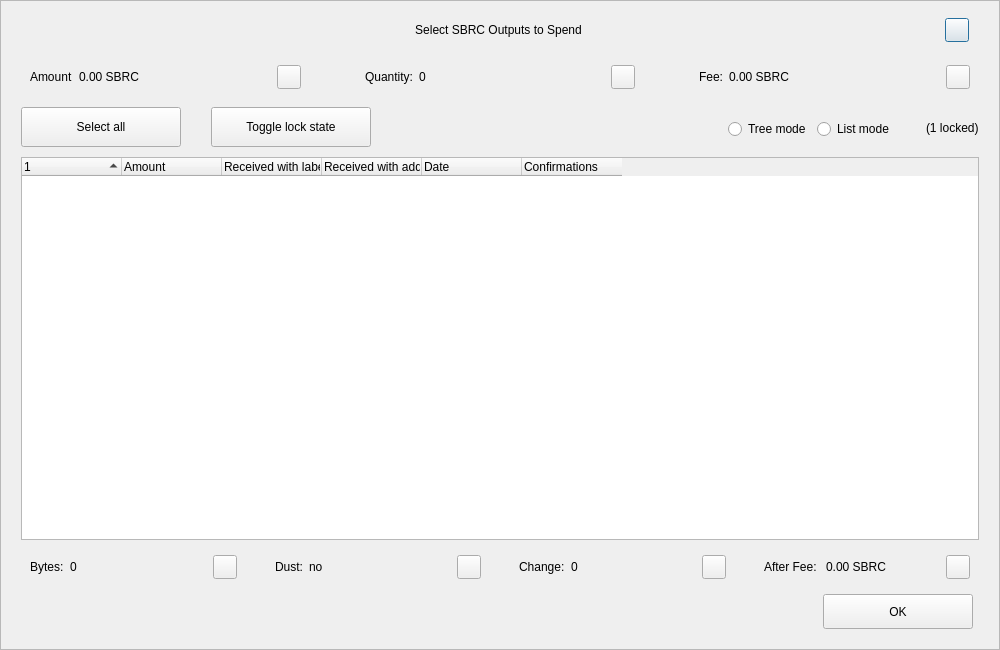
<?xml version="1.0" encoding="UTF-8"?>
<ui version="4.0">
 <class>CoinControlDialog</class>
 <widget class="QDialog" name="CoinControlDialog">
  <property name="geometry">
   <rect>
    <x>0</x>
    <y>0</y>
    <width>1000</width>
    <height>650</height>
   </rect>
  </property>
  <property name="minimumSize">
   <size>
    <width>950</width>
    <height>650</height>
   </size>
  </property>
  <property name="windowTitle">
   <string>Coin Selection</string>
  </property>
  <property name="styleSheet">
   <string notr="true"/>
  </property>
  <layout class="QVBoxLayout" name="verticalLayout">
   <property name="spacing">
    <number>0</number>
   </property>
   <property name="leftMargin">
    <number>0</number>
   </property>
   <property name="topMargin">
    <number>0</number>
   </property>
   <property name="rightMargin">
    <number>0</number>
   </property>
   <property name="bottomMargin">
    <number>0</number>
   </property>
   <item>
    <widget class="QFrame" name="frameContainer">
     <property name="toolTipDuration">
      <number>0</number>
     </property>
     <property name="frameShape">
      <enum>QFrame::StyledPanel</enum>
     </property>
     <property name="frameShadow">
      <enum>QFrame::Raised</enum>
     </property>
     <layout class="QVBoxLayout" name="verticalLayout_2">
      <property name="leftMargin">
       <number>0</number>
      </property>
      <property name="rightMargin">
       <number>0</number>
      </property>
      <property name="bottomMargin">
       <number>20</number>
      </property>
      <item>
       <layout class="QHBoxLayout" name="horizontalLayout_12">
        <property name="spacing">
         <number>0</number>
        </property>
        <property name="leftMargin">
         <number>20</number>
        </property>
        <property name="rightMargin">
         <number>30</number>
        </property>
        <item>
         <spacer name="horizontalSpacer_4">
          <property name="orientation">
           <enum>Qt::Horizontal</enum>
          </property>
          <property name="sizeHint" stdset="0">
           <size>
            <width>40</width>
            <height>20</height>
           </size>
          </property>
         </spacer>
        </item>
        <item>
         <widget class="QLabel" name="labelTitle">
          <property name="minimumSize">
           <size>
            <width>0</width>
            <height>40</height>
           </size>
          </property>
          <property name="maximumSize">
           <size>
            <width>16777215</width>
            <height>40</height>
           </size>
          </property>
          <property name="styleSheet">
           <string notr="true">padding-left:30px;</string>
          </property>
          <property name="text">
           <string>Select SBRC Outputs to Spend</string>
          </property>
          <property name="alignment">
           <set>Qt::AlignCenter</set>
          </property>
          <property name="margin">
           <number>7</number>
          </property>
         </widget>
        </item>
        <item>
         <spacer name="horizontalSpacer_5">
          <property name="orientation">
           <enum>Qt::Horizontal</enum>
          </property>
          <property name="sizeHint" stdset="0">
           <size>
            <width>40</width>
            <height>20</height>
           </size>
          </property>
         </spacer>
        </item>
        <item>
         <widget class="QPushButton" name="btnEsc">
          <property name="minimumSize">
           <size>
            <width>24</width>
            <height>24</height>
           </size>
          </property>
          <property name="maximumSize">
           <size>
            <width>24</width>
            <height>24</height>
           </size>
          </property>
          <property name="text">
           <string/>
          </property>
         </widget>
        </item>
       </layout>
      </item>
      <item>
       <layout class="QHBoxLayout" name="horizontalLayout_8">
        <property name="leftMargin">
         <number>20</number>
        </property>
        <property name="rightMargin">
         <number>20</number>
        </property>
        <item>
         <widget class="QWidget" name="layoutAmount" native="true">
          <layout class="QHBoxLayout" name="horizontalLayout_9" stretch="0,1,0">
           <item>
            <widget class="QLabel" name="labelCoinControlAmountText">
             <property name="text">
              <string>Amount</string>
             </property>
            </widget>
           </item>
           <item>
            <widget class="QLabel" name="labelCoinControlAmount">
             <property name="text">
              <string>0.00 SBRC</string>
             </property>
            </widget>
           </item>
           <item alignment="Qt::AlignHCenter|Qt::AlignVCenter">
            <widget class="QPushButton" name="pushButtonAmount">
             <property name="minimumSize">
              <size>
               <width>0</width>
               <height>24</height>
              </size>
             </property>
             <property name="maximumSize">
              <size>
               <width>24</width>
               <height>26</height>
              </size>
             </property>
             <property name="focusPolicy">
              <enum>Qt::NoFocus</enum>
             </property>
             <property name="styleSheet">
              <string notr="true">padding-bottom:2px;
padding-right:4px;</string>
             </property>
             <property name="text">
              <string/>
             </property>
            </widget>
           </item>
          </layout>
         </widget>
        </item>
        <item>
         <spacer name="horizontalSpacer_2">
          <property name="orientation">
           <enum>Qt::Horizontal</enum>
          </property>
          <property name="sizeType">
           <enum>QSizePolicy::Fixed</enum>
          </property>
          <property name="sizeHint" stdset="0">
           <size>
            <width>40</width>
            <height>20</height>
           </size>
          </property>
         </spacer>
        </item>
        <item>
         <widget class="QWidget" name="layoutQuantity" native="true">
          <layout class="QHBoxLayout" name="horizontalLayout_10" stretch="0,1,0">
           <item>
            <widget class="QLabel" name="labelCoinControlQuantityText">
             <property name="text">
              <string>Quantity:</string>
             </property>
            </widget>
           </item>
           <item>
            <widget class="QLabel" name="labelCoinControlQuantity">
             <property name="text">
              <string>0</string>
             </property>
            </widget>
           </item>
           <item alignment="Qt::AlignHCenter|Qt::AlignVCenter">
            <widget class="QPushButton" name="pushButtonQuantity">
             <property name="minimumSize">
              <size>
               <width>0</width>
               <height>24</height>
              </size>
             </property>
             <property name="maximumSize">
              <size>
               <width>24</width>
               <height>26</height>
              </size>
             </property>
             <property name="focusPolicy">
              <enum>Qt::NoFocus</enum>
             </property>
             <property name="styleSheet">
              <string notr="true">padding-bottom:2px;
               padding-right:4px;</string>
             </property>
             <property name="text">
              <string/>
             </property>
            </widget>
           </item>
          </layout>
         </widget>
        </item>
        <item>
         <spacer name="horizontalSpacer_22">
          <property name="orientation">
           <enum>Qt::Horizontal</enum>
          </property>
          <property name="sizeType">
           <enum>QSizePolicy::Fixed</enum>
          </property>
          <property name="sizeHint" stdset="0">
           <size>
            <width>40</width>
            <height>20</height>
           </size>
          </property>
         </spacer>
        </item>
        <item>
         <widget class="QWidget" name="layoutFee" native="true">
          <layout class="QHBoxLayout" name="horizontalLayout_11" stretch="0,1,0">
           <item>
            <widget class="QLabel" name="labelCoinControlFeeText">
             <property name="text">
              <string>Fee:</string>
             </property>
            </widget>
           </item>
           <item>
            <widget class="QLabel" name="labelCoinControlFee">
             <property name="text">
              <string>0.00 SBRC</string>
             </property>
            </widget>
           </item>
           <item alignment="Qt::AlignHCenter|Qt::AlignVCenter">
            <widget class="QPushButton" name="pushButtonFee">
             <property name="minimumSize">
              <size>
               <width>0</width>
               <height>24</height>
              </size>
             </property>
             <property name="maximumSize">
              <size>
               <width>24</width>
               <height>26</height>
              </size>
             </property>
             <property name="focusPolicy">
              <enum>Qt::NoFocus</enum>
             </property>
             <property name="styleSheet">
              <string notr="true">padding-bottom:2px;
               padding-right:4px;</string>
             </property>
             <property name="text">
              <string/>
             </property>
            </widget>
           </item>
          </layout>
         </widget>
        </item>
       </layout>
      </item>
      <item>
       <widget class="QFrame" name="frame">
        <property name="minimumSize">
         <size>
          <width>0</width>
          <height>40</height>
         </size>
        </property>
        <property name="styleSheet">
         <string notr="true">#frame {
	border:0;
}</string>
        </property>
        <property name="frameShape">
         <enum>QFrame::StyledPanel</enum>
        </property>
        <property name="frameShadow">
         <enum>QFrame::Sunken</enum>
        </property>
        <layout class="QHBoxLayout" name="horizontalLayout">
         <property name="spacing">
          <number>0</number>
         </property>
         <property name="leftMargin">
          <number>20</number>
         </property>
         <property name="topMargin">
          <number>0</number>
         </property>
         <property name="rightMargin">
          <number>20</number>
         </property>
         <property name="bottomMargin">
          <number>0</number>
         </property>
         <item>
          <layout class="QHBoxLayout" name="horizontalLayoutPanel" stretch="0,0,0,0,0,0">
           <property name="spacing">
            <number>20</number>
           </property>
           <item>
            <widget class="QPushButton" name="pushButtonSelectAll">
             <property name="sizePolicy">
              <sizepolicy hsizetype="Maximum" vsizetype="Fixed">
               <horstretch>0</horstretch>
               <verstretch>0</verstretch>
              </sizepolicy>
             </property>
             <property name="minimumSize">
              <size>
               <width>160</width>
               <height>40</height>
              </size>
             </property>
             <property name="maximumSize">
              <size>
               <width>16777215</width>
               <height>40</height>
              </size>
             </property>
             <property name="text">
              <string>Select all</string>
             </property>
             <property name="checkable">
              <bool>true</bool>
             </property>
             <property name="checked">
              <bool>false</bool>
             </property>
             <property name="autoExclusive">
              <bool>false</bool>
             </property>
             <property name="autoDefault">
              <bool>false</bool>
             </property>
            </widget>
           </item>
           <item>
            <spacer name="horizontalSpacer_6">
             <property name="orientation">
              <enum>Qt::Horizontal</enum>
             </property>
             <property name="sizeType">
              <enum>QSizePolicy::Fixed</enum>
             </property>
             <property name="sizeHint" stdset="0">
              <size>
               <width>10</width>
               <height>20</height>
              </size>
             </property>
            </spacer>
           </item>
           <item>
            <widget class="QPushButton" name="pushButtonToggleLock">
             <property name="sizePolicy">
              <sizepolicy hsizetype="Maximum" vsizetype="Fixed">
               <horstretch>0</horstretch>
               <verstretch>0</verstretch>
              </sizepolicy>
             </property>
             <property name="minimumSize">
              <size>
               <width>160</width>
               <height>40</height>
              </size>
             </property>
             <property name="maximumSize">
              <size>
               <width>16777215</width>
               <height>40</height>
              </size>
             </property>
             <property name="text">
              <string>Toggle lock state</string>
             </property>
             <property name="checkable">
              <bool>true</bool>
             </property>
             <property name="autoExclusive">
              <bool>false</bool>
             </property>
             <property name="autoDefault">
              <bool>false</bool>
             </property>
            </widget>
           </item>
           <item>
            <spacer name="horizontalSpacer_7">
             <property name="orientation">
              <enum>Qt::Horizontal</enum>
             </property>
             <property name="sizeType">
              <enum>QSizePolicy::Expanding</enum>
             </property>
             <property name="sizeHint" stdset="0">
              <size>
               <width>30</width>
               <height>20</height>
              </size>
             </property>
            </spacer>
           </item>
           <item alignment="Qt::AlignRight">
            <widget class="QGroupBox" name="groupBox_2">
             <property name="styleSheet">
              <string notr="true">#groupBox_2 {
    background-color:transparent;
    border-radius:0;
}</string>
             </property>
             <property name="title">
              <string/>
             </property>
             <layout class="QHBoxLayout" name="horizontalLayout_14">
              <item>
               <widget class="QRadioButton" name="radioTreeMode">
                <property name="sizePolicy">
                 <sizepolicy hsizetype="Maximum" vsizetype="Fixed">
                  <horstretch>0</horstretch>
                  <verstretch>0</verstretch>
                 </sizepolicy>
                </property>
                <property name="text">
                 <string>Tree mode</string>
                </property>
               </widget>
              </item>
              <item>
               <widget class="QRadioButton" name="radioListMode">
                <property name="sizePolicy">
                 <sizepolicy hsizetype="Maximum" vsizetype="Fixed">
                  <horstretch>0</horstretch>
                  <verstretch>0</verstretch>
                 </sizepolicy>
                </property>
                <property name="text">
                 <string>List mode</string>
                </property>
                <property name="checked">
                 <bool>false</bool>
                </property>
               </widget>
              </item>
             </layout>
            </widget>
           </item>
           <item>
            <widget class="QLabel" name="labelLocked">
             <property name="text">
              <string>(1 locked)</string>
             </property>
            </widget>
           </item>
          </layout>
         </item>
        </layout>
       </widget>
      </item>
      <item>
       <layout class="QHBoxLayout" name="horizontalLayout_13">
        <property name="leftMargin">
         <number>20</number>
        </property>
        <property name="rightMargin">
         <number>20</number>
        </property>
        <item>
         <widget class="CoinControlTreeWidget" name="treeWidget">
          <property name="contextMenuPolicy">
           <enum>Qt::CustomContextMenu</enum>
          </property>
          <property name="styleSheet">
           <string notr="true"/>
          </property>
          <property name="sortingEnabled">
           <bool>false</bool>
          </property>
          <property name="columnCount">
           <number>6</number>
          </property>
          <attribute name="headerShowSortIndicator" stdset="0">
           <bool>true</bool>
          </attribute>
          <attribute name="headerStretchLastSection">
           <bool>false</bool>
          </attribute>
          <column>
           <property name="text">
            <string/>
           </property>
          </column>
          <column>
           <property name="text">
            <string>Amount</string>
           </property>
          </column>
          <column>
           <property name="text">
            <string>Received with label</string>
           </property>
          </column>
          <column>
           <property name="text">
            <string>Received with address</string>
           </property>
          </column>
          <column>
           <property name="text">
            <string>Date</string>
           </property>
          </column>
          <column>
           <property name="text">
            <string>Confirmations</string>
           </property>
           <property name="toolTip">
            <string>Confirmed</string>
           </property>
          </column>
         </widget>
        </item>
       </layout>
      </item>
      <item>
       <layout class="QHBoxLayout" name="horizontalLayout_3">
        <property name="spacing">
         <number>20</number>
        </property>
        <property name="leftMargin">
         <number>20</number>
        </property>
        <property name="rightMargin">
         <number>20</number>
        </property>
        <item>
         <widget class="QWidget" name="layoutBytes" native="true">
          <layout class="QHBoxLayout" name="horizontalLayout_4" stretch="0,1,0">
           <item>
            <widget class="QLabel" name="labelCoinControlBytesText">
             <property name="text">
              <string>Bytes:</string>
             </property>
            </widget>
           </item>
           <item>
            <widget class="QLabel" name="labelCoinControlBytes">
             <property name="text">
              <string>0</string>
             </property>
            </widget>
           </item>
           <item alignment="Qt::AlignHCenter|Qt::AlignVCenter">
            <widget class="QPushButton" name="pushButtonBytes">
             <property name="minimumSize">
              <size>
               <width>0</width>
               <height>24</height>
              </size>
             </property>
             <property name="maximumSize">
              <size>
               <width>24</width>
               <height>26</height>
              </size>
             </property>
             <property name="focusPolicy">
              <enum>Qt::NoFocus</enum>
             </property>
             <property name="styleSheet">
              <string notr="true">padding-bottom:2px;
               padding-right:4px;</string>
             </property>
             <property name="text">
              <string/>
             </property>
            </widget>
           </item>
          </layout>
         </widget>
        </item>
        <item>
         <widget class="QWidget" name="layoutDust" native="true">
          <layout class="QHBoxLayout" name="horizontalLayout_5" stretch="0,1,0">
           <item>
            <widget class="QLabel" name="labelCoinControlLowOutputText">
             <property name="text">
              <string>Dust:</string>
             </property>
            </widget>
           </item>
           <item>
            <widget class="QLabel" name="labelCoinControlLowOutput">
             <property name="text">
              <string>no</string>
             </property>
            </widget>
           </item>
           <item alignment="Qt::AlignHCenter|Qt::AlignVCenter">
            <widget class="QPushButton" name="pushButtonDust">
             <property name="minimumSize">
              <size>
               <width>0</width>
               <height>24</height>
              </size>
             </property>
             <property name="maximumSize">
              <size>
               <width>24</width>
               <height>26</height>
              </size>
             </property>
             <property name="focusPolicy">
              <enum>Qt::NoFocus</enum>
             </property>
             <property name="styleSheet">
              <string notr="true">padding-bottom:2px;
               padding-right:4px;</string>
             </property>
             <property name="text">
              <string/>
             </property>
            </widget>
           </item>
          </layout>
         </widget>
        </item>
        <item>
         <widget class="QWidget" name="layoutChange" native="true">
          <layout class="QHBoxLayout" name="horizontalLayout_6" stretch="0,1,0">
           <item>
            <widget class="QLabel" name="labelCoinControlChangeText">
             <property name="text">
              <string>Change:</string>
             </property>
            </widget>
           </item>
           <item>
            <widget class="QLabel" name="labelCoinControlChange">
             <property name="text">
              <string>0</string>
             </property>
            </widget>
           </item>
           <item alignment="Qt::AlignHCenter|Qt::AlignVCenter">
            <widget class="QPushButton" name="pushButtonChange">
             <property name="minimumSize">
              <size>
               <width>0</width>
               <height>24</height>
              </size>
             </property>
             <property name="maximumSize">
              <size>
               <width>24</width>
               <height>26</height>
              </size>
             </property>
             <property name="focusPolicy">
              <enum>Qt::NoFocus</enum>
             </property>
             <property name="styleSheet">
              <string notr="true">padding-bottom:2px;
               padding-right:4px;</string>
             </property>
             <property name="text">
              <string/>
             </property>
            </widget>
           </item>
          </layout>
         </widget>
        </item>
        <item>
         <widget class="QWidget" name="layoutAfter" native="true">
          <layout class="QHBoxLayout" name="horizontalLayout_7" stretch="0,1,0">
           <item>
            <widget class="QLabel" name="labelCoinControlAfterFeeText">
             <property name="text">
              <string>After Fee: </string>
             </property>
            </widget>
           </item>
           <item>
            <widget class="QLabel" name="labelCoinControlAfterFee">
             <property name="text">
              <string>0.00 SBRC</string>
             </property>
            </widget>
           </item>
           <item alignment="Qt::AlignHCenter|Qt::AlignVCenter">
            <widget class="QPushButton" name="pushButtonAlterFee">
             <property name="minimumSize">
              <size>
               <width>0</width>
               <height>24</height>
              </size>
             </property>
             <property name="maximumSize">
              <size>
               <width>24</width>
               <height>26</height>
              </size>
             </property>
             <property name="focusPolicy">
              <enum>Qt::NoFocus</enum>
             </property>
             <property name="styleSheet">
              <string notr="true">padding-bottom:2px;
               padding-right:4px;</string>
             </property>
             <property name="text">
              <string/>
             </property>
            </widget>
           </item>
          </layout>
         </widget>
        </item>
       </layout>
      </item>
      <item>
       <layout class="QHBoxLayout" name="horizontalLayout_2">
        <property name="spacing">
         <number>0</number>
        </property>
        <property name="leftMargin">
         <number>20</number>
        </property>
        <property name="rightMargin">
         <number>26</number>
        </property>
        <item>
         <spacer name="horizontalSpacer_3">
          <property name="orientation">
           <enum>Qt::Horizontal</enum>
          </property>
          <property name="sizeHint" stdset="0">
           <size>
            <width>558</width>
            <height>20</height>
           </size>
          </property>
         </spacer>
        </item>
        <item>
         <widget class="QPushButton" name="pushButtonOk">
          <property name="minimumSize">
           <size>
            <width>150</width>
            <height>35</height>
           </size>
          </property>
          <property name="text">
           <string>OK</string>
          </property>
         </widget>
        </item>
       </layout>
      </item>
     </layout>
    </widget>
   </item>
  </layout>
 </widget>
 <customwidgets>
  <customwidget>
   <class>CoinControlTreeWidget</class>
   <extends>QTreeWidget</extends>
   <header>coincontroltreewidget.h</header>
  </customwidget>
 </customwidgets>
 <resources/>
 <connections/>
</ui>
